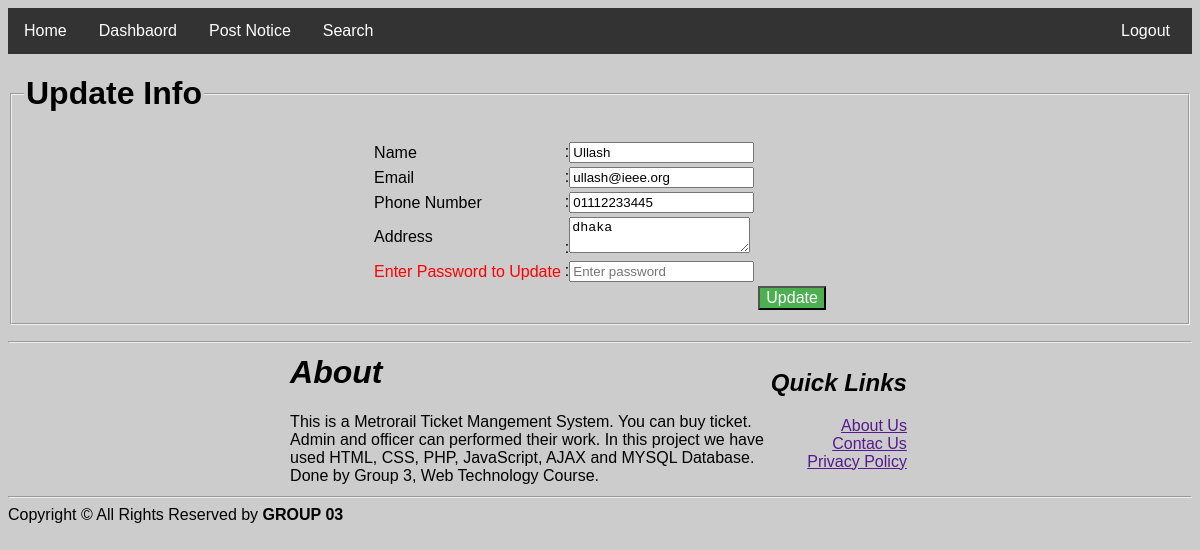
Screenshot of /sm/update_sm_info.php (signed in) with the database file from the repository.
### tables this page shows
CREATE TABLE `add_sm` (
  `e_id` varchar(20) NOT NULL,
  `name` text NOT NULL,
  `pass` text NOT NULL,
  `gender` text NOT NULL,
  `email` varchar(20) NOT NULL,
  `phone` text NOT NULL,
  `address` text NOT NULL,
  `dob` text NOT NULL,
  `bl_grp` text NOT NULL,
  `nid` text NOT NULL,
  `salary` int(11) NOT NULL,
  `e_count` int(11) NOT NULL
);

### sm/models/db_config.php (called while the page is built, shortened)
<?php
	$db_server="localhost";
	$db_uname="root";
	$db_pass="";
	$db_name="web_project";
	function get($query){
		global $db_server,$db_uname,$db_pass,$db_name;
		$conn = mysqli_connect($db_server,$db_uname,$db_pass,$db_name);
		$data = array();
		if($conn){
			$result = mysqli_query($conn,$query);
			while($row = mysqli_fetch_assoc($result)){
				$data[] = $row;
			}
		}
		return $data;
	}
?>

### sm/controllers/update_controller.php (called while the page is built, shortened)
<?php
 include_once 'models/db_config.php';
 $pass="";
 ?>

### sm/update_sm_info.php (the view, shortened to what this page needs)
<?php
include_once 'models/db_config.php';
include_once 'controllers/header.php';
include_once 'controllers/update_controller.php';
 $email=$_SESSION["ulog"];
 $query = "SELECT name,email,phone,address,e_id FROM `add_sm` WHERE email='{$email}'";
 $result=get($query);
?>
<html>
<head>
</head>
 <body>
         <form action="" onsubmit="return validate()" method="post">
             <fieldset>
                 <legend><h1>Update Info</h1></legend>
             <table align="center">
                 <tr>
                     <td>
                         Name
                     </td>
                     <td>
                         :<input id="name" type="text" name="name" value="<?php foreach ($result as $row){ echo "$row[name]";}?>" placeholder="Enter full name">
                     </td>
                     <td>
                     </td>
                 </tr>
                 <tr>
                     <td>
                         Email
                     </td>
                     <td>
                         :<input id="email" type="text" name="email" value="<?php foreach ($result as $row){ echo "$row[email]";}?>" placeholder="Enter a valid email">
                     </td>
                     <td>
                     </td>
                 </tr>
                 <tr>
                     <td>
                         Phone Number
                     </td>
                     <td>
                         :<input id="phone" type="text" name="phn" value="<?php foreach ($result as $row){ echo "$row[phone]";}?>" placeholder="Valid phone number">
                     </td>
                     <td>
                     </td>
                 </tr>
                 <tr>
                     <td>
                         Address
                     </td>
                     <td>
                         :<textarea id="adrs" name="adrs" placeholder="Enter full address"><?php foreach ($result as $row){ echo "$row[address]";}?></textarea>
                     </td>
                     <td>
                     </td>
                 </tr>
                 <tr>
                   <td>
                    <p style="color: red">Enter Password to Update</p>
                   </td>
                   <td>
                       :<input id="password" type="password"  name="password" value="<?php echo $pass;?>" placeholder="Enter password">
                   </td>
                   <td>
                   </td>
                </tr>
                 <tr>
                     <td>
                     </td>
                     <td>
                     </td>
                     <td>
                     <input type="submit" name="update" value="Update">
                     </td>
                 </tr>
             </table>
</fieldset>
</form>
</body>
</html>
<?php
include 'controllers/footer.php';
?>

### sm/controllers/header.php (style rules this page uses)
body { font-family: Arial, Helvetica, sans-serif; background-color: rgb(204, 204, 204); }
input[type=submit] { font-size: 16px; color: white; text-align: center; text-decoration: none; background-color: #4CAF50; }

### sm/update_sm_info.php (style rules this page uses)
body { background-color: rgb(204, 204, 204); }

### rows the page displays
add_sm: name "Ullash", email "ullash@ieee.org", phn "01112233445", adrs "dhaka"
